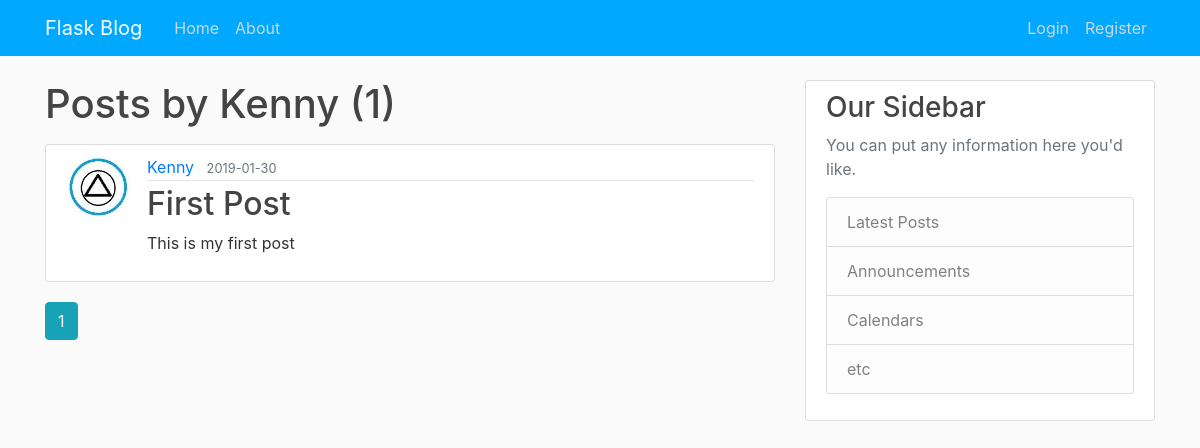
Before: /user/Kenny with the older database file.
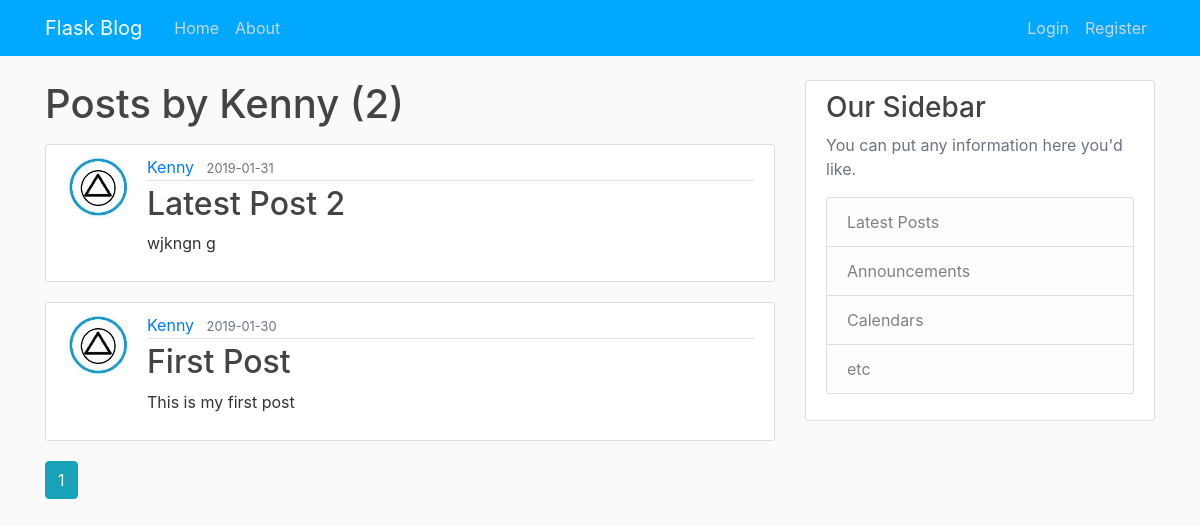
After: the same page with the newer database file.
### flask_blog/models.py (models this page shows, shortened)
class Post(db.Model):
	id = db.Column(db.Integer, primary_key=True)
	title = db.Column(db.String(100), nullable=False)
	date_posted = db.Column(db.DateTime, nullable=False, default=datetime.utcnow)
	content = db.Column(db.Text, nullable=False)
	user_id = db.Column(db.Integer, db.ForeignKey('user.id'), nullable=False)

class User(db.Model, UserMixin):
	id = db.Column(db.Integer, primary_key=True)
	username = db.Column(db.String(20), unique=True, nullable=False)
	email = db.Column(db.String(120), unique=True, nullable=False)
	image_file = db.Column(db.String(20), default='default.jpg', nullable=False)
	password = db.Column(db.String(60), nullable=False)
	posts = db.relationship('Post', backref='author', lazy=True)

### flask_blog/users/routes.py (the view)
@users .route('/user/<string:username>')
def user_posts(username):
	page = request.args.get('page', 1, type=int)
	user = User.query.filter_by(username=username).first_or_404()
	posts = Post.query.filter_by(author=user).order_by(Post.date_posted.desc()).paginate(page=page, per_page=2)
	title = username + "'s Posts"
	return render_template('user_posts.html', posts=posts, user=user, title=title)

### flask_blog/templates/user_posts.html
{% extends 'layout.html' %}
{% block content %}
<h1 class="mb-3">Posts by {{ user.username }} ({{ posts.total }})</h1>
{% for post in posts.items %}
<article class="media content-section">
	<img class="rounded-circle article-img" src="{{ url_for('static', filename='profile_pics/' + post.author.image_file) }}">
    <div class="media-body">
        <div class="article-metadata">
            <a class="mr-2" href="{{ url_for('users.user_posts', username=post.author.username) }}">{{ post.author.username }}</a>
            <small class="text-muted">{{ post.date_posted.strftime('%Y-%m-%d') }}</small>
        </div>
        <h2><a class="article-title" href="{{ url_for('posts.post', post_id=post. id) }}">{{ post.title }}</a></h2>
        <p class="article-content">{{ post.content }}</p>
    </div>
</article>
{% endfor %}
{% for page_num in posts.iter_pages(left_edge=1, right_edge=1, left_current=1, right_current=2) %}
	{% if page_num %}
		{% if posts.page == page_num %}
			<a class="btn btn-info mb-4" href="{{ url_for('users.user_posts', username=user.username, page=page_num) }}">{{ page_num }}</a>
		{% else %}
			<a class="btn btn-outline-info mb-4" href="{{ url_for('users.user_posts', username=user.username, page=page_num) }}">{{ page_num }}</a>
		{% endif %}
	{% else %}
	...
	{% endif %}
{% endfor %}
{% endblock content %}

Changed rows visible on the page:
added Post: image_file (picture), author.username "Kenny", date_posted "2019-01-31", title "Latest Post 2", content "wjkngn g"
Other visible differences:
{{ posts.total }}: "1" → "2"
